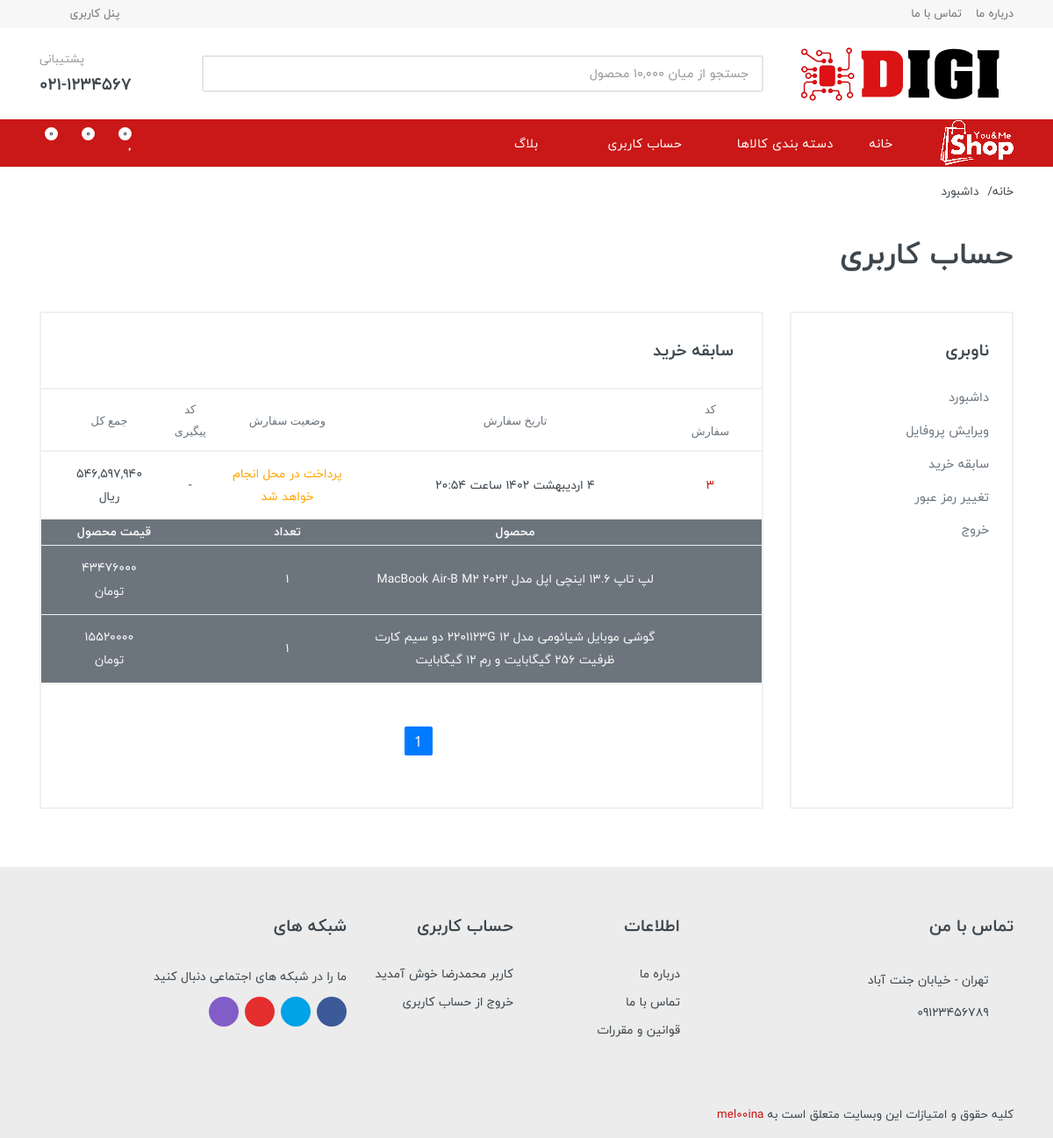
Screenshot of /accounts/userpanel_orders/ (signed in) with the database file from the repository.
### apps/payments/models.py (models this page shows, shortened)
class Payment(models.Model):
    order=models.ForeignKey(Order,on_delete=models.CASCADE,verbose_name='سفارش',related_name='payment_order')
    customer=models.ForeignKey(CustomUser,on_delete=models.CASCADE,verbose_name='مشتری',related_name='payment_customer')
    register_date=models.DateTimeField(default=timezone.now,verbose_name='تاریخ پرداخت')
    update_date=models.DateTimeField(auto_now=True,verbose_name='تاریخ ویرایش پرداخت')
    amount=models.IntegerField(verbose_name='مبلغ پرداخت')
    discription=models.TextField(verbose_name='توضیحات پرداخت')
    is_finaly=models.BooleanField(default=False,verbose_name='وضعیت پرداخت')
    status_code=models.IntegerField(verbose_name='کد وضعیت درگاه',null=True,blank=True)
    ref_id=models.CharField(max_length=50,verbose_name='شماره پیگیری پرداخت',null=True,blank=True)
    def Payment_register_date_jalai_type(self):
        return jalali_converter(self.register_date)
    Payment_register_date_jalai_type.short_description = 'زمان انتشار'
    class Meta :
        verbose_name='پرداخت'
        verbose_name_plural='پرداخت ها'

### apps/orders/models.py (models this page shows, shortened)
class Order(models.Model):
    register_date=models.DateTimeField(default=timezone.now,verbose_name='تاریخ ثبت سفارش')
    update_date=models.DateTimeField(auto_now=True,verbose_name='تاریخ ویرایش سفارش')
    is_finally=models.BooleanField(default=False,verbose_name='نهایی شدن خرید')
    order_code=models.UUIDField(unique=True,default=uuid.uuid4,editable=False,verbose_name='کد تولیدی برای سفارش')  # for creating a special long code
    discount=models.IntegerField(default=0,blank=True,null=True,verbose_name='تخفیف روی فاکتور')
    discription=models.TextField(blank=True,null=True,verbose_name='توضیحات')
    customer=models.ForeignKey(CustomUser,on_delete=models.CASCADE,verbose_name='مشتری',blank=True,null=True,related_name='orders')
    payment_type=models.ForeignKey(PaymentType,on_delete=models.CASCADE,verbose_name='روش پرداخت',null=True,blank=True,related_name='payment_type')
    delivery_day=models.CharField(max_length=50,verbose_name='زمان ارسال',null=True,blank=True)
    is_delivered=models.BooleanField(default=False,verbose_name='وضعیت تحویل')
    class Meta:
        verbose_name='سفارش'
        verbose_name_plural='سفارشات'

class OrderDetails(models.Model):
    order=models.ForeignKey(Order,on_delete=models.CASCADE,verbose_name='سفارش',related_name='order_details')
    product=models.ForeignKey(Product,on_delete=models.CASCADE,verbose_name='کالا',related_name='order_details_product')
    number=models.PositiveIntegerField(default=1,verbose_name='تعداد')
    price=models.IntegerField(verbose_name='قیمت کالا در فاکتور')

### apps/products/models.py (models this page shows, shortened)
class Product(models.Model):
    file_upload=FileUploader('images','product')
    product_name=models.CharField(max_length=300,verbose_name='نام محصول')
    product_summery_description=RichTextUploadingField(verbose_name='خلاصه توضیحات کالا',blank=True,null=True)  # with ckeditor
    product_description=RichTextUploadingField(verbose_name='توضیحات کالا',blank=True,null=True)  # with ckeditor
    product_image=models.ImageField(upload_to=file_upload.upload_to,verbose_name='تصویر محصول')
    product_price=models.PositiveBigIntegerField(default=0,verbose_name='قیمت محصول')
    product_isactive=models.BooleanField(default=False,verbose_name='وضعیت کالا',blank=True)
    product_slug=models.SlugField(max_length=50,null=True,verbose_name='شناسه کالا')
    product_registerdate=models.DateTimeField(auto_now_add=True,verbose_name='تاریخ درج')
    product_publish_date=models.DateTimeField(default=timezone.now,verbose_name='تاریخ انتشار')
    product_update_date=models.DateTimeField(auto_now=True,verbose_name='تاریخ بروزرسانی')
    product_brand=models.ForeignKey(Brand,on_delete=models.CASCADE,null=True,related_name='brands')
    product_feature=models.ManyToManyField(Feature,through='ProductFeature') #
    product_group=models.ManyToManyField(ProductGroup,verbose_name='گروه کالا',related_name='products_of_group')
    def __str__(self):
        return self.product_name
    class Meta:
        verbose_name='محصول'
        verbose_name_plural='محصولات'

### apps/accounts/models.py (models this page shows, shortened)
class CustomUser(AbstractBaseUser,PermissionsMixin):
    file_upload=FileUploader('images','user')
    mobile_number=models.CharField(max_length=11,unique=True)
    name=models.CharField(max_length=50,blank=True,verbose_name='نام')
    family=models.CharField(max_length=50,blank=True,verbose_name='نام خانوادگی')
    email=models.EmailField(max_length=200,blank=True,verbose_name='ایمیل')
    image=models.ImageField(upload_to=file_upload.upload_to,verbose_name='عکس کاربر',null=True,blank=True)
    gender_types=(('man','مرد'),('woman','زن'))
    gender=models.CharField(max_length=50,blank=True,choices=gender_types,default='man',null=True)
    address=models.TextField(null=True,blank=True,verbose_name='ادرس')
    city=models.CharField(max_length=50,null=True,blank=True,verbose_name='شهر')
    province=models.CharField(max_length=50,null=True,blank=True,verbose_name='استان')
    postal_code=models.CharField(max_length=12,null=True,blank=True,verbose_name='کدپستی')
    register_date=models.DateField(default=timezone.now)
    is_active=models.BooleanField(default=False)
    active_code=models.CharField(max_length=100,null=True,blank=True)
    is_admin=models.BooleanField(default=False)
    USERNAME_FIELD='mobile_number'
    REQUIRED_FIELDS=['name','family','email']
    objects=CustomUserManager()

### apps/accounts/views.py (the view)
# urls.py: path('userpanel_orders/',UserPanelOrdersView.as_view(),name='userpanel_orders'),
class UserPanelOrdersView(LoginRequiredMixin,View):
    def dispatch(self, request, *args, **kwargs):
        if not request.user.is_authenticated:
            return redirect('index:home')
        return super().dispatch(request,*args,*kwargs)
    def get(self,request,*args,**kwargs):
        order_payments=Payment.objects.filter(Q(customer=request.user)).order_by('-register_date')
        pagienator=Paginator(order_payments,6)
        page_number=request.GET.get('page')     #--- get current page number
        page_obj=pagienator.get_page(page_number)
        return render(request,'account_app/user_panel_block/user_orders.html',{'page_obj':page_obj})

### templates/account_app/user_panel_block/user_orders.html (shortened to what this page needs)
{% extends 'account_app/user_panel.html' %}
{% load render_partial %}
{% load humanize %}
{% block dashbord %}
<div class="card">
    <div class="card-header">
        <h5>سابقه خرید</h5></div>
    <div class="card-divider"></div>
    <div class="card-table">
        <div class="table-responsive-sm">
            <table>
                <thead>
                    <tr>
                        <th class='text-center'>کد سفارش</th>
                        <th class='text-center'>تاریخ سفارش</th>
                        <th class='text-center'>وضعیت سفارش</th>
                        <th class='text-center'>کد پیگیری</th>
                        <th class='text-center'>جمع کل</th>
                    </tr>
                </thead>
                {% if page_obj %}
                    <tbody>
                        {% for order in page_obj %}
                            <tr>
                                <td class='text-center'><a href="">{{order.order.id}}</a></td>
                                <td class='text-center'>{{order.Payment_register_date_jalai_type}}</td>
                                <td class='text-center'>
                                    {% if order.is_finaly %}
                                        {% if order.order.is_delivered %}
                                            <span style="color:blue;">ارسال شده</span>
                                        {% else %}
                                            <span style="color:green;">تکمیل شده در حال ارسال ...</span>
                                        {% endif %}
                                    {% else %}
                                        {% if order.order.payment_type.id == 2 %}
                                            <span style="color:orange;">پرداخت در محل انجام خواهد شد</span>
                                        {% else %}
                                            <span style="color:red;">تکمیل نشده</span>
                                        {% endif %}
                                    {% endif %}
                                </td class='text-center'>
                                <td class='text-center'>
                                    {% if order.is_finaly %}
                                        {{order.ref_id}}
                                    {% else %}
                                        -
                                    {% endif %}
                                </td>
                                <td class='text-center'>{{order.amount |intcomma}} ریال</td>
                            </tr>
                            <tr class='text-center bg-secondary text-light'>
                                <th></th>
                                <th>محصول</th>
                                <th>تعداد</th>
                                <th></th>
                                <th>قیمت محصول</th>
                            </tr>
                            {% for items in order.order.order_details.all %}
                                <tr class='text-center  bg-secondary text-light'>
                                    <td></td>
                                    <td><a href=" {% url 'products:product_detail' slug=items.product.product_slug %} " class='text-light'>{{items.product}}</a></td>
                                    <td>{{items.number}}</td>
                                    <td></td>
                                    <td>{{items.price}} تومان</td>
                                </tr>
                            {% endfor %}
                        {% endfor %}
                    </tbody>
                {% else %}
                    <tbody>
                        <tr>
                            <td colspan="5" class='text-center text-danger'>سبد خرید شما خالی است</td>
                        </tr>
                    </tbody>
                {% endif %}
            </table>
        </div>
    </div>
    <div class="card-divider"></div>
    <div class="posts-view__pagination">
        <nav aria-label="Page navigation example">
            <ul class="pagination justify-content-center">
        {% for i in page_obj.paginator.page_range %}
            {% if page_obj.number == i %}
                <li class="page-item active text-dark" aria-current="page">
                    <span class="page-link bg-primary text-light">
                        {{ i }}
                    </span>
                </li>
            {% elif i > page_obj.number|add:'-5' and i < page_obj.number|add:'5' %}
                <li class="page-item"><a class="page-link  " href="?page={{ i }}">{{ i }}</a></li>
            {% endif %}
        {% endfor %}
        {% if page_obj.has_next %}
            <li class="page-item ">
            <a class="page-link" href="?page={{ page_obj.next_page_number }}">بعدی</a>
            </li>
        {% else %}
            <li class="page-item-disabled"><a class="page-link" href="#" tabindex="-1" aria-disabled="True"></a></li>
        {% endif %}
        </ul>
    </nav>
    </div>
    <br>
    <br>
</div>
{% endblock dashbord %}

### templates/partials/footer.html (shortened to what this page needs)
<footer class="site__footer">
    <div class="site-footer">
        <div class="container">
            <div class="site-footer__widgets">
                <div class="row">
                    <div class="col-12 col-md-6 col-lg-4">
                        <div class="site-footer__widget footer-contacts">
                            <h5 class="footer-contacts__title">تماس با من</h5>
                            <ul class="footer-contacts__contacts">
                                <li><i class="footer-contacts__icon fas fa-globe-americas"></i>
                                    تهران - خیابان جنت آباد</li>
                                <li><i class="footer-contacts__icon fas fa-mobile-alt"></i>
                                    <span class="ltr_text">09123456789</span>
                                </li>
                            </ul>
                        </div>
                    </div>
                    <div class="col-6 col-md-3 col-lg-2">
                        <div class="site-footer__widget footer-links">
                            <h5 class="footer-links__title">اطلاعات</h5>
                            <ul class="footer-links__list">
                                <li class="footer-links__item">
                                    <a href=" {% url 'about_us:about_us' %} " class="footer-links__link">درباره ما</a>
                                </li>
                                <li class="footer-links__item">
                                    <a href="{% url 'contact_us:contact_us' %}" class="footer-links__link">تماس با ما</a>
                                </li>
                                <li class="footer-links__item">
                                    <a href="" class="footer-links__link">قوانین و مقررات</a>
                                </li>
                            </ul>
                        </div>
                    </div>
                    <div class="col-6 col-md-3 col-lg-2">
                        <div class="site-footer__widget footer-links">
                            <h5 class="footer-links__title">حساب کاربری</h5>
                            <ul class="footer-links__list">
                                {% if user.is_authenticated %}
                                    <li class="footer-links__item">
                                        <a>کاربر {{user.name}} خوش آمدید</a>
                                    </li>
                                    <li class="footer-links__item">
                                        <a href=" {% url 'accounts:logout' %} " class="footer-links__link">خروج از حساب کاربری</a>
                                    </li>
                                {% endif %}
                            </ul>
                        </div>
                    </div>
                    <div class="col-12 col-md-12 col-lg-4">
                        <div class="site-footer__widget footer-newsletter">
                            <h5 class="footer-contacts__title">شبکه های</h5>
                            <div class="footer-newsletter__text footer-newsletter__text--social">ما را در شبکه
                                های اجتماعی دنبال کنید</div>
                            <ul class="footer-newsletter__social-links">
                                <li
                                    class="footer-newsletter__social-link footer-newsletter__social-link--facebook">
                                    <a href="#" target="_blank"><i class="fab fa-facebook-f"></i></a>
                                </li>
                                <li
                                    class="footer-newsletter__social-link footer-newsletter__social-link--twitter">
                                    <a href="#" target="_blank"><i class="fab fa-twitter"></i></a>
                                </li>
                                <li
                                    class="footer-newsletter__social-link footer-newsletter__social-link--youtube">
                                    <a href="#" target="_blank"><i class="fab fa-youtube"></i></a>
                                </li>
                                <li
                                    class="footer-newsletter__social-link footer-newsletter__social-link--instagram">
                                    <a href="#" target="_blank"><i class="fab fa-instagram"></i></a>
                                </li>
                                <li class="footer-newsletter__social-link footer-newsletter__social-link--rss">
                                    <a href="#" target="_blank"><i class="fas fa-rss"></i></a>
                                </li>
                            </ul>
                        </div>
                    </div>
                </div>
            </div>
            <div class="site-footer__bottom">
                <div class="site-footer__copyright">
                    کلیه حقوق و امتیازات این وبسایت متعلق است به
                    <a href="https://instagram.com/mel00ina" target="_blank">mel00ina</a>
                </div>
            </div>
        </div>
    </div>
</footer>

### rows the page displays
Payment: order.id "3", Payment_register_date_jalai_type "۴ اردیبهشت ۱۴۰۲ ساعت ۲۰:۵۴", is_finaly "پرداخت در محل انجام خواهد شد", amount "546,597,940"
OrderDetails: product "لپ تاپ 13.6 اینچی اپل مدل MacBook Air-B M2 2022", number "1", price "43476000"
OrderDetails: product "گوشی موبایل شیائومی مدل 12 2201123G دو سیم کارت ظرفیت 256 گیگابایت و رم 12 گیگابایت", number "1", price "15520000"
CustomUser: name "محمدرضا"

### other values shown
{{ i }} "1"
